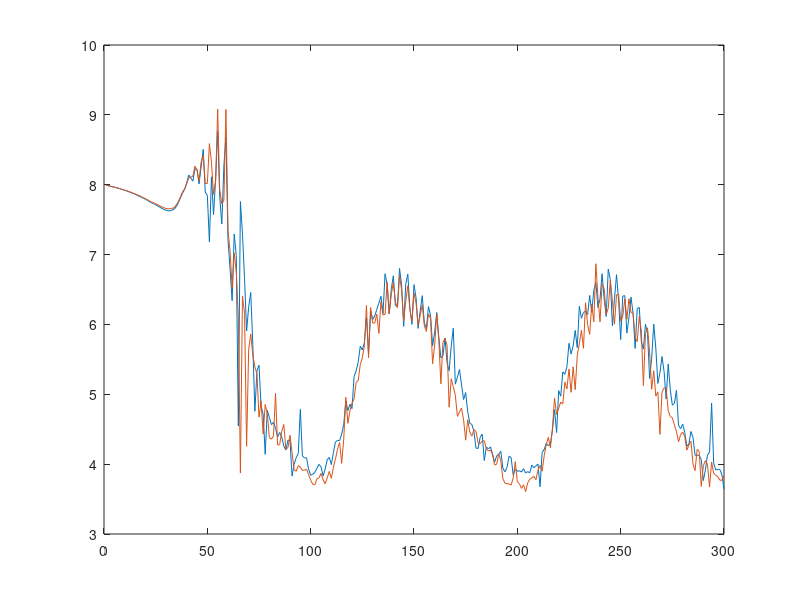

Write the MATLAB code that produced this figure.
a = load('parallel.mat');
b = load('IEA15_Helix_CCW_Str0.3_U8_Uni_300s_1Dd_1Hz_Circle276_windspeedData.mat');

a = a.LiDAR_data;
b = b.LiDAR_data;

a_ux = arrayfun(@(x) x.u_x(1), a);
b_ux = arrayfun(@(x) x.u_x(1), b);

figure();
plot(a_ux)
hold on
plot(b_ux)
